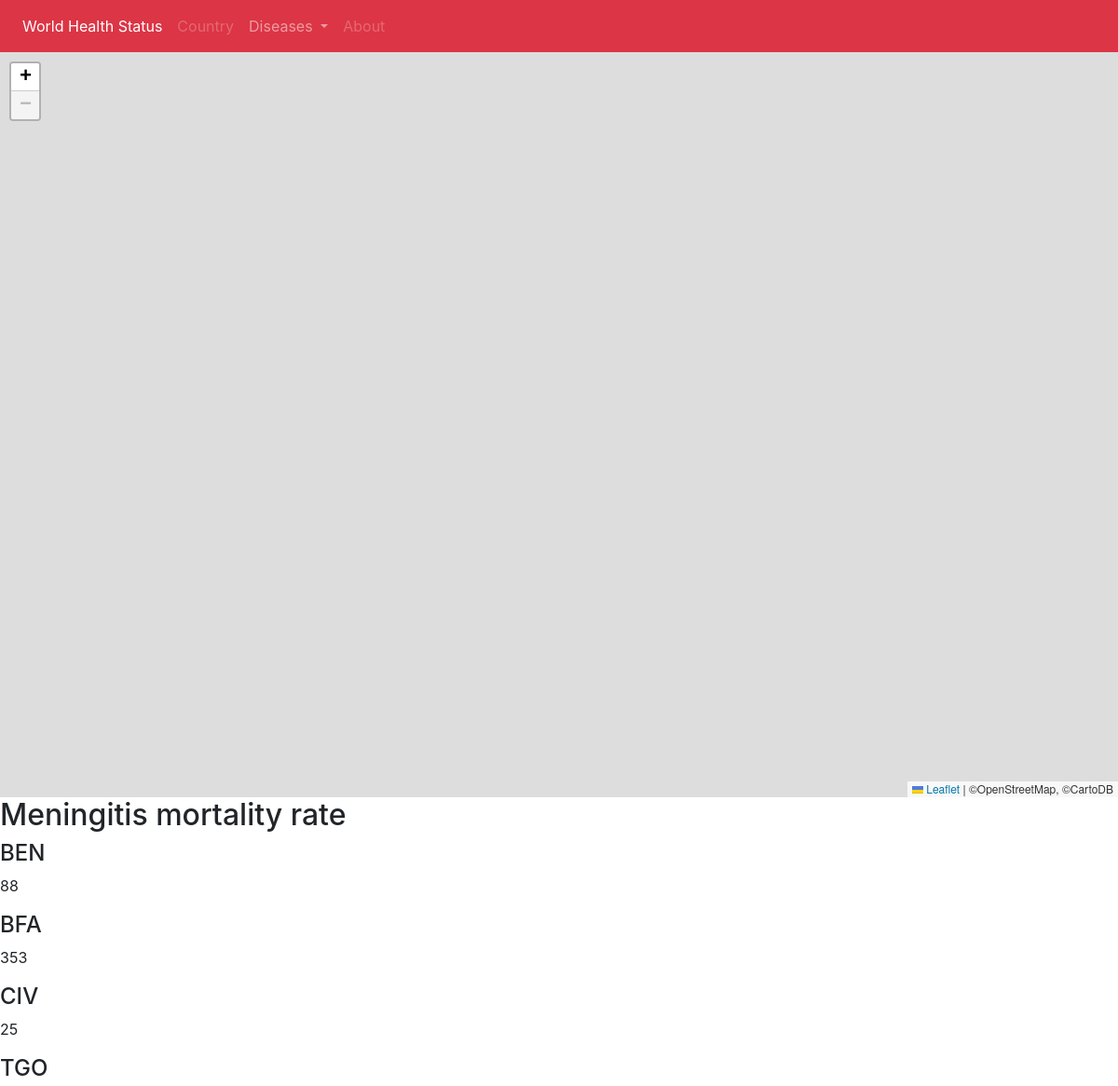
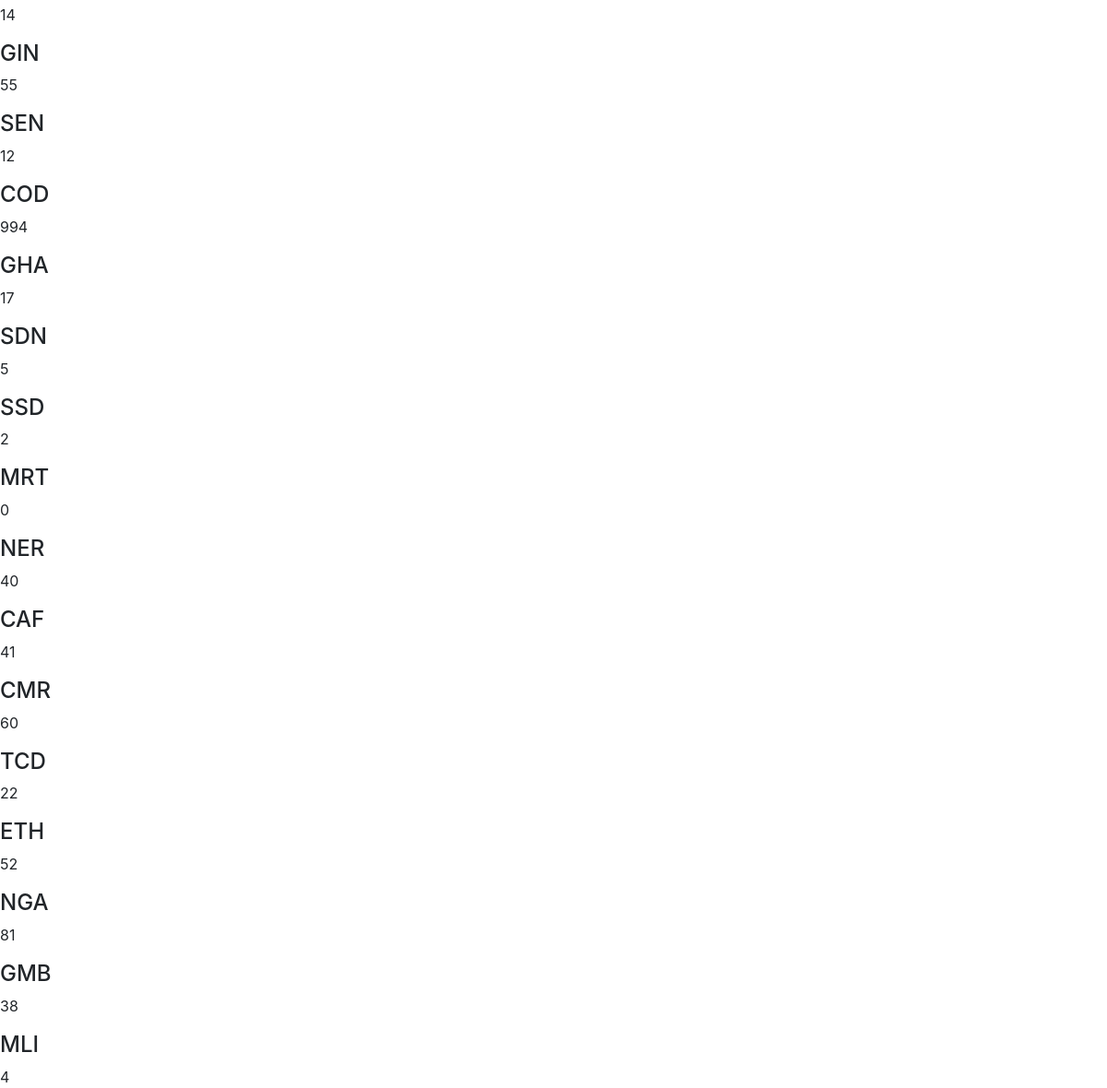
The app's page /menin_mortality with its own data (2 pictures, top to bottom).
### map/models.py (models this page shows, shortened)
class Disease(models.Model):
    gho = models.CharField(max_length=20)
    year = models.IntegerField(null=True, blank=True)
    region = models.CharField(max_length=6, null=True)
    country = models.CharField(max_length=5, null=True)
    numeric = models.IntegerField(null=True, blank=True)
    low = models.IntegerField(null=True, blank=True)
    high = models.IntegerField(null=True, blank=True)

### map/views.py (the view)
# urls.py: path('menin_mortality', views.menin_mortality, name='menin_mortality'),
def menin_mortality(request):
    all_diseases = Disease.objects.filter(gho__iexact="MENING_1", year__exact=2014).values('country', 'numeric')
    altered_diseases = list(all_diseases)
    context = {
        'diseases': altered_diseases,
        'disease_name': get_disease_parameter("MENING_1"),
        'disease_year': 2014,
    }
    return render(request, 'menin_mortality.html', context)

### map/templatetags/js.py (called while the page is built)
@register.filter(is_safe=True)
def js(obj):
    return mark_safe(json.dumps(obj))

### map/views.py (called while the page is built)
def get_disease_parameter(key):
    diseases_dict = {'HIV_0000000006': 'HIV Mortality Rate', 'TB_e_mort_exc_tbhiv_num': 'TB Mortality Rate',
                     'MENING_1': 'Meningitis mortality rate', 'CHOLERA_0000000002': 'Cholera Mortality Rate',
                     'CHOLERA_0000000001': 'Cholera Prevalence (Cases)', 'MENING_2': 'Meningitis Prevalence (Cases)'}
    name = diseases_dict[key]
    return name

### templates/menin_mortality.html (shortened to what this page needs)
{% extends 'base.html' %}

### templates/base.html (shortened to what this page needs)
<!DOCTYPE html>
<html lang="en">
<head>
</head>
<body>
</body>
</html><!DOCTYPE html>
{% load staticfiles %}
{% load js %}
<html lang="en">
<head>
    <link rel="stylesheet" type="text/css" href="{% static 'map/style.css' %}" />
    <link rel="stylesheet" href="https://unpkg.com/leaflet@1.3.1/dist/leaflet.css"
/>
  <link rel="stylesheet" href="https://maxcdn.bootstrapcdn.com/bootstrap/4.1.3/css/bootstrap.min.css">
</head>
<body>
<nav class="navbar navbar-expand-sm bg-danger navbar-dark">
  <ul class="navbar-nav">
    <li class="nav-item active">
      <a class="nav-link" href="#">World Health Status</a>
    </li>
    <li class="nav-item">
      <a class="nav-link disabled" href="#">Country</a>
    </li>
    <li class="nav-item dropdown">
      <a class="nav-link dropdown-toggle" href="#" id="navbardrop" data-toggle="dropdown">
        Diseases
      </a>
    </li>
    <li class="nav-item">
      <a class="nav-link disabled" href="#">About</a>
    </li>
  </ul>
</nav>
<div id="mapid"></div>
<h2>{{ disease_name }}</h2>
<div>
    {%  for disease in diseases %}
        <div class="diseasesname">
        <h4>{{ disease.country}}</h4>
        <p class="hidden">{{ disease.numeric }}</p>
        </div>
    {% endfor %}
</div>
</body>
</html>

### map/static/map/style.css (style rules this page uses)
body { background-color: aqua; color: red; }

### templates/base.html (style rules this page uses)
body { padding: 0; margin: 0; }
html, body, #mapid { height: 100%; width: 100%; }

### records on screen
Disease: country "BEN", numeric "88"
Disease: country "BFA", numeric "353"
Disease: country "CIV", numeric "25"
Disease: country "TGO", numeric "14"
Disease: country "GIN", numeric "55"
Disease: country "SEN", numeric "12"
Disease: country "COD", numeric "994"
Disease: country "GHA", numeric "17"
Disease: country "SDN", numeric "5"
Disease: country "SSD", numeric "2"
Disease: country "MRT", numeric "0"
Disease: country "NER", numeric "40"
Disease: country "CAF", numeric "41"
Disease: country "CMR", numeric "60"
Disease: country "TCD", numeric "22"
Disease: country "ETH", numeric "52"
Disease: country "NGA", numeric "81"
Disease: country "GMB", numeric "38"
Disease: country "MLI", numeric "4"

### other values on screen
{{ disease_name }} "Meningitis mortality rate"
